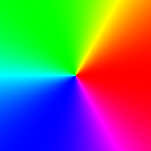
#> input picture 2nd Sem/DIP/WM1BX.png, 151 x 151 px, found by its file name
$ python 7.colortoLuv.py
#> lines starting #> are read from the running program, lines starting #| are printed output that depends on the picture
import numpy as np
import cv2 as cv

img = cv.imread("/home/christy/Documents/Myself/Academia/PG docs/Lab-assignments/2nd Sem/DIP/WM1BX.png")
#> img is the input picture: shape (151, 151, 3); mean B, G, R 109.4, 109.4, 114.4

LUV = cv.cvtColor(img, cv.COLOR_BGR2LUV)
#> LUV: shape (151, 151, 3); mean of channels 0, 1, 2 159.8, 113.5, 138
cv.imshow('LAB',LUV)

cv.imshow('L', LUV[:,:,0])
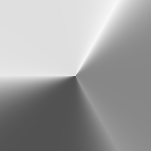
#> window 'L': shape (151, 151); min 82, max 247, mean 159.8
cv.imshow('U', LUV[:,:,1])
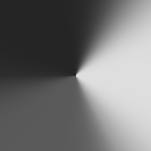
#> window 'U': shape (151, 151); min 37, max 222, mean 113.5
cv.imshow('V', LUV[:,:,2])
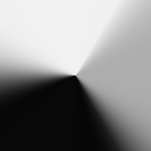
#> window 'V': shape (151, 151); min 6, max 241, mean 138

cv.waitKey(10000)
